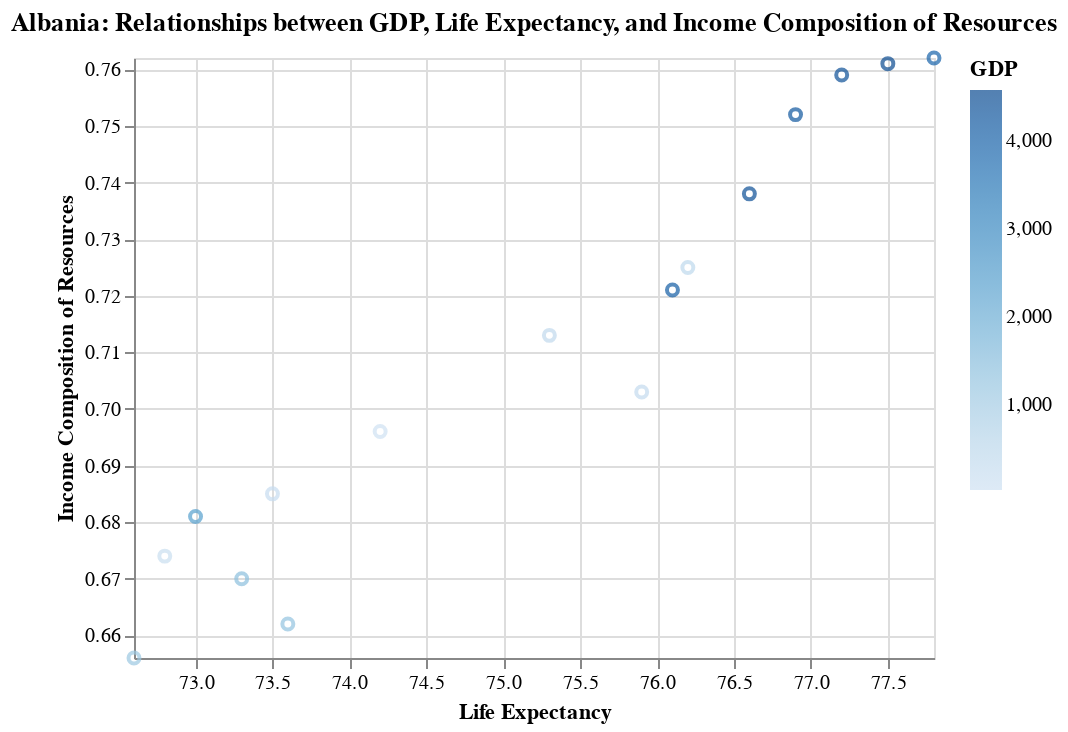

Notebook source saved alongside this figure:
### Code cell
from ipywidgets import Output


output = Output()

def on_dropdown_change(change):
    if change['type'] == 'change' and change['name'] == 'value':
        with output:
            clear_output(wait=True)
            visualize_country_data(change['new'], health_factors_full_data)

dropdown.observe(on_dropdown_change)

display(dropdown)
display(output)

### Figure 1 — Vega-Lite specification as saved in the notebook (floating-point values rounded to 4 significant figures)
{"config": {"view": {"continuousWidth": 400, "continuousHeight": 300}}, "data": {"name": "data-a1a8cbdebb30dacedb273e3f159c358d"}, "mark": "point", "encoding": {"color": {"field": "GDP", "scale": {"domain": [35.13, 4576.0]}, "title": "GDP", "type": "quantitative"}, "x": {"field": "Life expectancy", "scale": {"domain": [72.6, 77.8]}, "title": "Life Expectancy", "type": "quantitative"}, "y": {"field": "Income composition of resources", "scale": {"domain": [0.656, 0.762]}, "title": "Income Composition of Resources", "type": "quantitative"}}, "title": "Albania: Relationships between GDP, Life Expectancy, and Income Composition of Resources", "$schema": "https://vega.github.io/schema/vega-lite/v4.17.0.json", "datasets": {"data-a1a8cbdebb30dacedb273e3f159c358d": [{"Country": "Albania", "Year": 2015, "Status": "Developing", "Life expectancy": 77.8, "Adult Mortality": 74.0, "infant deaths": 0, "Alcohol": 4.6, "percentage expenditure": 365.0, "Hepatitis B": 99.0, "Measles": 0, "BMI": 58.0, "under-five deaths": 0, "Polio": 99.0, "Total expenditure": 6.0, "Diphtheria": 99.0, "HIV/AIDS": 0.1, "GDP": 3954.0, "Population": 28870.0, "thinness  1-19 years": 1.2, "thinness 5-9 years": 1.3, "Income composition of resources": 0.762, "Schooling": 14.2}, {"Country": "Albania", "Year": 2014, "Status": "Developing", "Life expectancy": 77.5, "Adult Mortality": 8.0, "infant deaths": 0, "Alcohol": 4.51, "percentage expenditure": 428.7, "Hepatitis B": 98.0, "Measles": 0, "BMI": 57.2, "under-five deaths": 1, "Polio": 98.0, "Total expenditure": 5.88, "Diphtheria": 98.0, "HIV/AIDS": 0.1, "GDP": 4576.0, "Population": 288900.0, "thinness  1-19 years": 1.2, "thinness 5-9 years": 1.3, "Income composition of resources": 0.761, "Schooling": 14.2}, {"Country": "Albania", "Year": 2013, "Status": "Developing", "Life expectancy": 77.2, "Adult Mortality": 84.0, "infant deaths": 0, "Alcohol": 4.76, "percentage expenditure": 430.9, "Hepatitis B": 99.0, "Measles": 0, "BMI": 56.5, "under-five deaths": 1, "Polio": 99.0, "Total expenditure": 5.66, "Diphtheria": 99.0, "HIV/AIDS": 0.1, "GDP": 4415.0, "Population": 289600.0, "thinness  1-19 years": 1.3, "thinness 5-9 years": 1.4, "Income composition of resources": 0.759, "Schooling": 14.2}, {"Country": "Albania", "Year": 2012, "Status": "Developing", "Life expectancy": 76.9, "Adult Mortality": 86.0, "infant deaths": 0, "Alcohol": 5.14, "percentage expenditure": 412.4, "Hepatitis B": 99.0, "Measles": 9, "BMI": 55.8, "under-five deaths": 1, "Polio": 99.0, "Total expenditure": 5.59, "Diphtheria": 99.0, "HIV/AIDS": 0.1, "GDP": 4248.0, "Population": 2941.0, "thinness  1-19 years": 1.3, "thinness 5-9 years": 1.4, "Income composition of resources": 0.752, "Schooling": 14.2}, {"Country": "Albania", "Year": 2011, "Status": "Developing", "Life expectancy": 76.6, "Adult Mortality": 88.0, "infant deaths": 0, "Alcohol": 5.37, "percentage expenditure": 437.1, "Hepatitis B": 99.0, "Measles": 28, "BMI": 55.1, "under-five deaths": 1, "Polio": 99.0, "Total expenditure": 5.71, "Diphtheria": 99.0, "HIV/AIDS": 0.1, "GDP": 4437.0, "Population": 295200.0, "thinness  1-19 years": 1.4, "thinness 5-9 years": 1.5, "Income composition of resources": 0.738, "Schooling": 13.3}, {"Country": "Albania", "Year": 2010, "Status": "Developing", "Life expectancy": 76.2, "Adult Mortality": 91.0, "infant deaths": 1, "Alcohol": 5.28, "percentage expenditure": 41.82, "Hepatitis B": 99.0, "Measles": 10, "BMI": 54.3, "under-five deaths": 1, "Polio": 99.0, "Total expenditure": 5.34, "Diphtheria": 99.0, "HIV/AIDS": 0.1, "GDP": 494.4, "Population": 291300.0, "thinness  1-19 years": 1.4, "thinness 5-9 years": 1.5, "Income composition of resources": 0.725, "Schooling": 12.5}, {"Country": "Albania", "Year": 2009, "Status": "Developing", "Life expectancy": 76.1, "Adult Mortality": 91.0, "infant deaths": 1, "Alcohol": 5.79, "percentage expenditure": 348.1, "Hepatitis B": 98.0, "Measles": 0, "BMI": 53.5, "under-five deaths": 1, "Polio": 98.0, "Total expenditure": 5.79, "Diphtheria": 98.0, "HIV/AIDS": 0.1, "GDP": 4114.0, "Population": 2928000.0, "thinness  1-19 years": 1.5, "thinness 5-9 years": 1.6, "Income composition of resources": 0.721, "Schooling": 12.2}, {"Country": "Albania", "Year": 2008, "Status": "Developing", "Life expectancy": 75.3, "Adult Mortality": 1.0, "infant deaths": 1, "Alcohol": 5.61, "percentage expenditure": 36.62, "Hepatitis B": 99.0, "Measles": 0, "BMI": 52.6, "under-five deaths": 1, "Polio": 99.0, "Total expenditure": 5.87, "Diphtheria": 99.0, "HIV/AIDS": 0.1, "GDP": 437.5, "Population": 2947000.0, "thinness  1-19 years": 1.6, "thinness 5-9 years": 1.6, "Income composition of resources": 0.713, "Schooling": 12.0}, {"Country": "Albania", "Year": 2007, "Status": "Developing", "Life expectancy": 75.9, "Adult Mortality": 9.0, "infant deaths": 1, "Alcohol": 5.58, "percentage expenditure": 32.25, "Hepatitis B": 98.0, "Measles": 22, "BMI": 51.7, "under-five deaths": 1, "Polio": 99.0, "Total expenditure": 6.1, "Diphtheria": 98.0, "HIV/AIDS": 0.1, "GDP": 363.1, "Population": 29720.0, "thinness  1-19 years": 1.6, "thinness 5-9 years": 1.7, "Income composition of resources": 0.703, "Schooling": 11.6}, {"Country": "Albania", "Year": 2006, "Status": "Developing", "Life expectancy": 74.2, "Adult Mortality": 99.0, "infant deaths": 1, "Alcohol": 5.31, "percentage expenditure": 3.302, "Hepatitis B": 98.0, "Measles": 68, "BMI": 5.8, "under-five deaths": 1, "Polio": 97.0, "Total expenditure": 5.86, "Diphtheria": 97.0, "HIV/AIDS": 0.1, "GDP": 35.13, "Population": 2993000.0, "thinness  1-19 years": 1.7, "thinness 5-9 years": 1.8, "Income composition of resources": 0.696, "Schooling": 11.4}, {"Country": "Albania", "Year": 2005, "Status": "Developing", "Life expectancy": 73.5, "Adult Mortality": 15.0, "infant deaths": 1, "Alcohol": 5.16, "percentage expenditure": 26.99, "Hepatitis B": 98.0, "Measles": 6, "BMI": 49.9, "under-five deaths": 1, "Polio": 97.0, "Total expenditure": 6.12, "Diphtheria": 98.0, "HIV/AIDS": 0.1, "GDP": 279.1, "Population": 311500.0, "thinness  1-19 years": 1.8, "thinness 5-9 years": 1.8, "Income composition of resources": 0.685, "Schooling": 10.8}, {"Country": "Albania", "Year": 2004, "Status": "Developing", "Life expectancy": 73.0, "Adult Mortality": 17.0, "infant deaths": 1, "Alcohol": 4.54, "percentage expenditure": 221.8, "Hepatitis B": 99.0, "Measles": 7, "BMI": 48.9, "under-five deaths": 1, "Polio": 98.0, "Total expenditure": 6.38, "Diphtheria": 97.0, "HIV/AIDS": 0.1, "GDP": 2417.0, "Population": 326900.0, "thinness  1-19 years": 1.8, "thinness 5-9 years": 1.9, "Income composition of resources": 0.681, "Schooling": 10.9}, {"Country": "Albania", "Year": 2003, "Status": "Developing", "Life expectancy": 72.8, "Adult Mortality": 18.0, "infant deaths": 1, "Alcohol": 4.29, "percentage expenditure": 14.72, "Hepatitis B": 97.0, "Measles": 8, "BMI": 47.9, "under-five deaths": 1, "Polio": 97.0, "Total expenditure": 6.27, "Diphtheria": 97.0, "HIV/AIDS": 0.1, "GDP": 189.7, "Population": 339600.0, "thinness  1-19 years": 1.9, "thinness 5-9 years": 2.0, "Income composition of resources": 0.674, "Schooling": 10.7}, {"Country": "Albania", "Year": 2002, "Status": "Developing", "Life expectancy": 73.3, "Adult Mortality": 15.0, "infant deaths": 1, "Alcohol": 3.73, "percentage expenditure": 104.5, "Hepatitis B": 96.0, "Measles": 16, "BMI": 46.9, "under-five deaths": 1, "Polio": 98.0, "Total expenditure": 6.3, "Diphtheria": 98.0, "HIV/AIDS": 0.1, "GDP": 1454.0, "Population": 3511.0, "thinness  1-19 years": 2.0, "thinness 5-9 years": 2.1, "Income composition of resources": 0.67, "Schooling": 10.7}, {"Country": "Albania", "Year": 2001, "Status": "Developing", "Life expectancy": 73.6, "Adult Mortality": 14.0, "infant deaths": 1, "Alcohol": 4.25, "percentage expenditure": 96.21, "Hepatitis B": 96.0, "Measles": 18, "BMI": 46.0, "under-five deaths": 1, "Polio": 97.0, "Total expenditure": 6.0, "Diphtheria": 97.0, "HIV/AIDS": 0.1, "GDP": 1327.0, "Population": 36170.0, "thinness  1-19 years": 2.1, "thinness 5-9 years": 2.1, "Income composition of resources": 0.662, "Schooling": 10.6}, {"Country": "Albania", "Year": 2000, "Status": "Developing", "Life expectancy": 72.6, "Adult Mortality": 11.0, "infant deaths": 1, "Alcohol": 3.66, "percentage expenditure": 91.71, "Hepatitis B": 96.0, "Measles": 662, "BMI": 45.0, "under-five deaths": 1, "Polio": 97.0, "Total expenditure": 6.26, "Diphtheria": 97.0, "HIV/AIDS": 0.1, "GDP": 1176.0, "Population": 38930.0, "thinness  1-19 years": 2.1, "thinness 5-9 years": 2.2, "Income composition of resources": 0.656, "Schooling": 10.7}]}}
